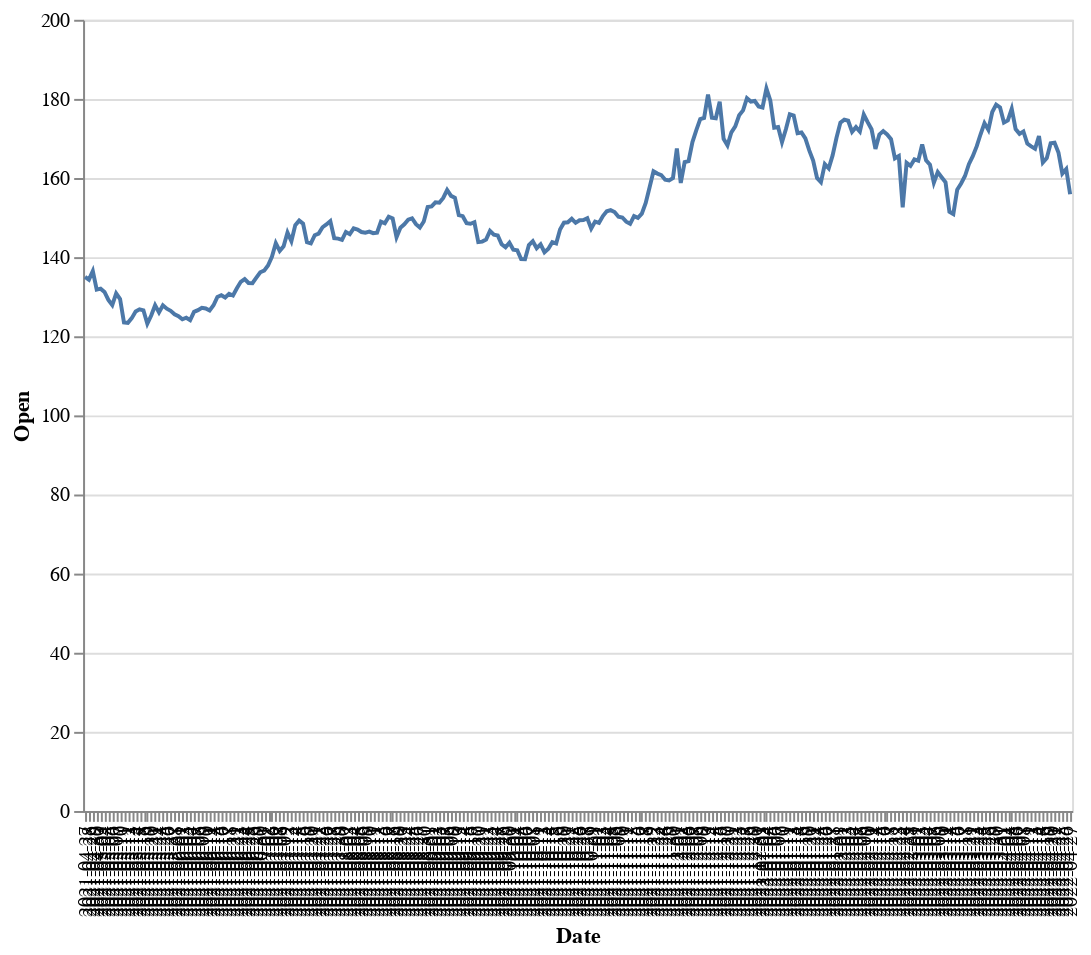

The code cell stored with this chart in its notebook:
### Code cell
(alt.Chart(stockDf).mark_line().encode(x='Date', y='Open').properties(height=400, width=500))

### Figure 1 — Vega-Lite specification as saved in the notebook (floating-point values rounded to 4 significant figures; data arrays with more than 128 entries replaced by an {"elided": "..."} marker saying what was removed)
{"config": {"view": {"continuousWidth": 400, "continuousHeight": 300}}, "data": {"name": "data-6761cdf1a08b0a20e5a3d382a03dc42c"}, "mark": "line", "encoding": {"x": {"field": "Date", "type": "nominal"}, "y": {"field": "Open", "type": "quantitative"}}, "height": 400, "width": 500, "$schema": "https://vega.github.io/schema/vega-lite/v4.17.0.json", "datasets": {"data-6761cdf1a08b0a20e5a3d382a03dc42c": {"elided": "254 records"}}}
